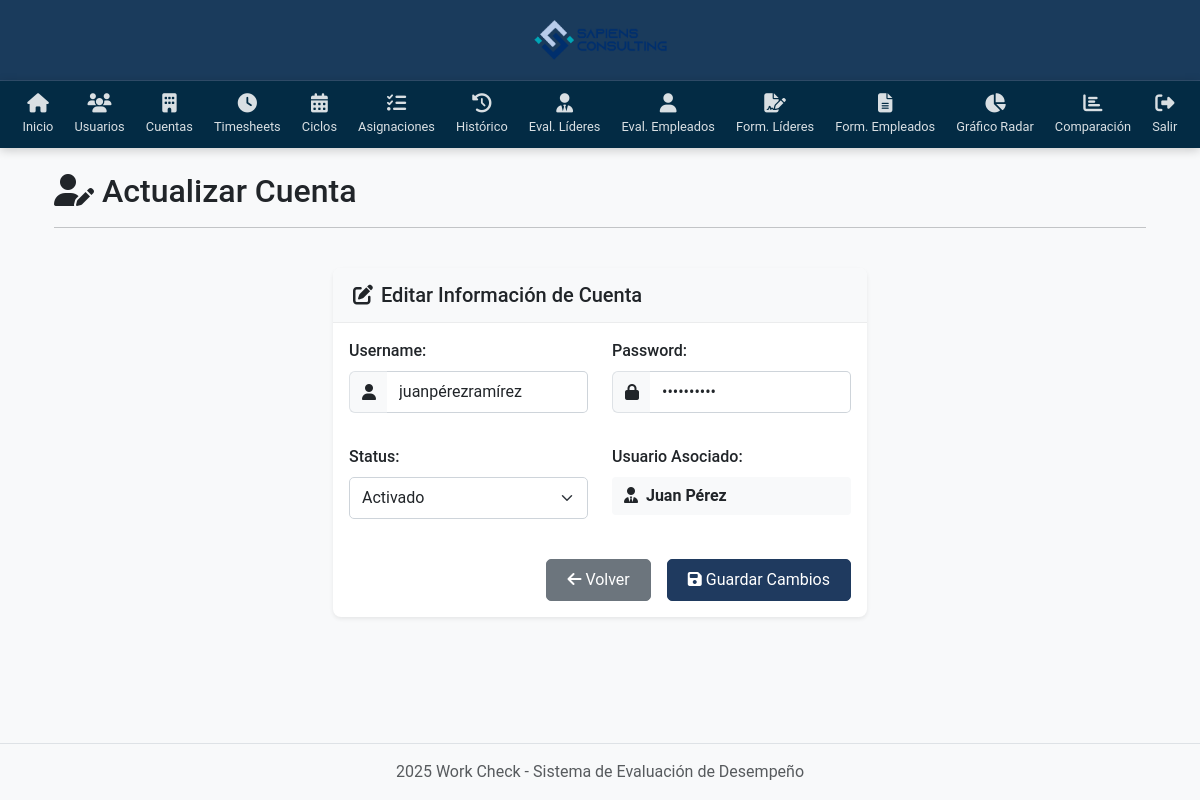
The app's page /accounts/update/1/ (signed in) with its own data.
### System/models.py (models this page shows)
class UserAccount(models.Model):
    username = models.CharField(max_length=50, unique=True)
    password = models.CharField(max_length=128)  # Esto luego lo encriptaremos
    usuario = models.OneToOneField(Usuario, on_delete=models.CASCADE)
    status = models.CharField(max_length=20)

class Usuario(models.Model):
    first_name = models.CharField(max_length=50)
    middle_name = models.CharField(max_length=50, blank=True, null=True)
    last_name = models.CharField(max_length=50)
    second_last_name = models.CharField(max_length=50, blank=True, null=True)
    user_type = models.CharField(max_length=50)
    position = models.ForeignKey(Position, on_delete=models.PROTECT)

### System/views.py (the view)
# urls.py: path('accounts/update/<int:account_id>/', views.update_account, name='update_account'),
@login_required
def update_account(request, account_id):
    try:
        account = UserAccount.objects.get(id=account_id)
    except UserAccount.DoesNotExist:
        return redirect('list_accounts')
    if request.method == 'POST':
        account.username = request.POST.get('username').strip()
        account.password = request.POST.get('password').strip()
        account.status = request.POST.get('status').strip()
        account.save()
        return redirect('list_accounts')
    return render(request, 'System/update_account.html', {'account': account})

### System/views.py (called while the page is built)
def login_required(view_func):
    @wraps(view_func)
    def wrapped_view(request, *args, **kwargs):
        if not request.session.get('user_id'):
            return redirect('login')
        return view_func(request, *args, **kwargs)
    return wrapped_view

### System/templates/System/update_account.html (shortened to what this page needs)
{% extends 'System/base.html' %}
{% load static %}
{% block content %}
<div class="container">
    <div class="row mb-4">
        <div class="col-12">
            <div class="d-flex align-items-center">
                <h2 class="mb-0"><i class="fas fa-user-edit me-2"></i>Actualizar Cuenta</h2>
            </div>
            <hr class="mt-3">
        </div>
    </div>
    <div class="row">
        <div class="col-md-8 col-lg-6 mx-auto">
            <div class="card shadow-sm">
                <div class="card-header bg-light">
                    <h5 class="card-title mb-0"><i class="fas fa-edit me-2"></i>Editar Información de Cuenta</h5>
                </div>
                <div class="card-body">
                    <form method="post">
                        <div class="row mb-3">
                            <div class="col-md-6">
                                <div class="form-group mb-3">
                                    <label for="username" class="form-label">Username:</label>
                                    <div class="input-group">
                                        <span class="input-group-text"><i class="fas fa-user"></i></span>
                                        <input type="text" class="form-control" id="username" name="username" value="{{ account.username }}" required>
                                    </div>
                                </div>
                            </div>
                            <div class="col-md-6">
                                <div class="form-group mb-3">
                                    <label for="password" class="form-label">Password:</label>
                                    <div class="input-group">
                                        <span class="input-group-text"><i class="fas fa-lock"></i></span>
                                        <input type="password" class="form-control" id="password" name="password" value="{{ account.password }}" required>
                                    </div>
                                </div>
                            </div>
                        </div>
                        <div class="row mb-3">
                            <div class="col-md-6">
                                <div class="form-group mb-3">
                                    <label for="status" class="form-label">Status:</label>
                                    <select class="form-select" id="status" name="status" required>
                                        <option value="Activado" {% if account.status == "Activado" %}selected{% endif %}>Activado</option>
                                    </select>
                                </div>
                            </div>
                            <div class="col-md-6">
                                <div class="form-group mb-3">
                                    <label class="form-label">Usuario Asociado:</label>
                                    <div class="form-control-plaintext">
                                        <i class="fas fa-user-tie me-1"></i>
                                        <strong>{{ account.usuario.first_name }} {{ account.usuario.last_name }}</strong>
                                    </div>
                                </div>
                            </div>
                        </div>
                        <div class="d-grid gap-2 d-md-flex justify-content-md-end mt-4">
                            <a href="{% url 'list_accounts' %}" class="btn btn-secondary me-md-2">
                                <i class="fas fa-arrow-left me-1"></i>Volver
                            </a>
                            <button type="submit" class="btn btn-primary">
                                <i class="fas fa-save me-1"></i>Guardar Cambios
                            </button>
                        </div>
                    </form>
                </div>
            </div>
        </div>
    </div>
</div>
{% endblock %}

### System/static/css/styles.css (style rules this page uses)
body { font-family: 'Roboto', Arial, sans-serif; min-height: 100vh; display: flex; flex-direction: column; background-color: #f8f9fa; margin: 0; padding: 0; }
.container { flex: 1; }
.card { border: none; border-radius: 8px; box-shadow: 0 4px 12px rgba(0, 0, 0, 0.05); transition: transform 0.3s, box-shadow 0.3s; margin-bottom: 20px; }
.card-header { background-color: #f8f9fa; border-bottom: 1px solid rgba(0, 0, 0, 0.05); font-weight: 600; }
.btn { border-radius: 5px; padding: 0.5rem 1.25rem; transition: all 0.3s; }
.btn-primary { background-color: #1f3a5f; border-color: #1f3a5f; }
.form-control, .form-select { border-radius: 5px; border: 1px solid #ced4da; padding: 0.5rem 0.75rem; transition: border-color 0.15s ease-in-out, box-shadow 0.15s ease-in-out; }
.form-label { font-weight: 500; margin-bottom: 0.5rem; }

### System/templates/System/update_account.html (style rules this page uses)
.card { border-radius: 8px; overflow: hidden; margin-bottom: 30px; border: none; }
.card-header { border-bottom: 1px solid rgba(0, 0, 0, 0.05); padding: 15px 20px; }
.btn-primary { background-color: #1f3a5f; border-color: #1f3a5f; }
.input-group-text { background-color: #f8f9fa; border-right: none; }
.input-group .form-control { border-left: none; }
.form-control-plaintext { padding: 0.375rem 0.75rem; background-color: #f8f9fa; border-radius: 0.25rem; }

### records on screen
UserAccount: username "juanpérezramírez", usuario.first_name "Juan", usuario.last_name "Pérez"
